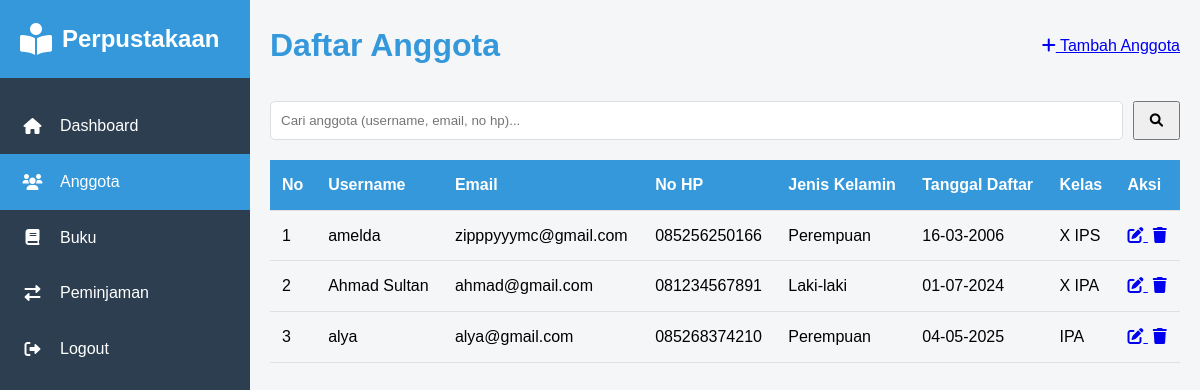
The page /modul/anggota/daftar.php (signed in) on the database its author committed.
### tables this page shows
CREATE TABLE `anggota` (
  `id_anggota` int(11) NOT NULL,
  `username` varchar(100) DEFAULT NULL,
  `email` varchar(100) DEFAULT NULL,
  `password` text DEFAULT NULL,
  `alamat` text DEFAULT NULL,
  `no_hp` varchar(100) DEFAULT NULL,
  `tanggal_daftar` date DEFAULT NULL,
  `jenis_kelamin` tinyint(1) DEFAULT NULL,
  `kelas` varchar(100) DEFAULT NULL,
  `ttl` varchar(255) DEFAULT NULL,
  `hobi` text DEFAULT NULL
);

### modul/anggota/daftar.php (the view, shortened to what this page needs)
<?php
require_once '../../config/koneksi.php';
require_once '../../includes/layout.php';
$search = isset($_GET['search']) ? mysqli_real_escape_string($koneksi, $_GET['search']) : '';
$limit = 10;
$page = isset($_GET['page']) ? (int)$_GET['page'] : 1;
$start = ($page > 1) ? ($page * $limit) - $limit : 0;
$query = "SELECT * FROM anggota
          WHERE username LIKE '%$search%' OR
                email LIKE '%$search%' OR
                no_hp LIKE '%$search%'
          LIMIT $start, $limit";
$result = mysqli_query($koneksi, $query);
?>
<div class="page-header">
    <h1>Daftar Anggota</h1>
    <div>
        <a href="tambah.php" class="btn">
            <i class="fas fa-plus"></i> Tambah Anggota
        </a>
    </div>
</div>
<div class="card">
    <form method="get" class="search-form" style="margin-bottom: 20px; display: flex;">
        <input
            type="text"
            name="search"
            placeholder="Cari anggota (username, email, no hp)..."
            value="<?php echo htmlspecialchars($search); ?>"
            style="flex-grow: 1; padding: 10px; margin-right: 10px; border: 1px solid #ddd; border-radius: 5px;"
        >
        <button type="submit" class="btn" style="padding: 10px 15px;">
            <i class="fas fa-search"></i>
        </button>
    </form>
    <div class="table-responsive">
        <table>
            <thead>
                <tr>
                    <th>No</th>
                    <th>Username</th>
                    <th>Email</th>
                    <th>No HP</th>
                    <th>Jenis Kelamin</th>
                    <th>Tanggal Daftar</th>
                    <th>Kelas</th>
                    <th>Aksi</th>
                </tr>
            </thead>
            <tbody>
                <?php
                $no = $start + 1;
                while ($row = mysqli_fetch_assoc($result)) :
                ?>
                    <tr>
                        <td><?php echo $no++; ?></td>
                        <td><?php echo htmlspecialchars($row['username']); ?></td>
                        <td><?php echo htmlspecialchars($row['email']); ?></td>
                        <td><?php echo htmlspecialchars($row['no_hp']); ?></td>
                        <td><?php
                            echo $row['jenis_kelamin'] == 1 ? 'Laki-laki' : 'Perempuan';
                        ?></td>
                        <td><?php echo date('d-m-Y', strtotime($row['tanggal_daftar'])); ?></td>
                        <td><?php echo htmlspecialchars($row['kelas']); ?></td>
                        <td>
                            <a href="edit.php?id=<?php echo $row['id_anggota']; ?>" class="btn" style="margin-right: 5px;">
                                <i class="fas fa-edit"></i>
                            </a>
                            <a href="hapus.php?id=<?php echo $row['id_anggota']; ?>"
                               class="btn btn-danger"
                               onclick="return confirm('Apakah Anda yakin ingin menghapus anggota ini?');">
                                <i class="fas fa-trash"></i>
                            </a>
                        </td>
                    </tr>
                <?php endwhile; ?>
            </tbody>
        </table>
    </div>
</div>

### includes/layout.php (style rules this page uses)
:root { --primary-color: #3498db; --secondary-color: #2ecc71; --background-color: #f4f6f7; --sidebar-color: #2c3e50; --text-color: #333; --white: #ffffff; --hover-color: #2980b9; }
* { margin: 0; padding: 0; box-sizing: border-box; }
body { font-family: 'Arial', sans-serif; line-height: 1.6; background-color: var(--background-color); display: flex; min-height: 100vh; }
.page-header { display: flex; justify-content: space-between; align-items: center; margin-bottom: 30px; }
.page-header h1 { color: var(--primary-color); }
table { width: 100%; border-collapse: collapse; }
table thead { background-color: var(--primary-color); color: var(--white); }
table th, table td { padding: 12px; text-align: left; border-bottom: 1px solid #e0e0e0; }

### rows shown on the page
anggota: username "amelda", email "zipppyyymc@gmail.com", no_hp "085256250166", jenis_kelamin "Perempuan", tanggal_daftar "16-03-2006", kelas "X IPS"
anggota: username "Ahmad Sultan", email "ahmad@gmail.com", no_hp "081234567891", jenis_kelamin "Laki-laki", tanggal_daftar "01-07-2024", kelas "X IPA"
anggota: username "alya", email "alya@gmail.com", no_hp "085268374210", jenis_kelamin "Perempuan", tanggal_daftar "04-05-2025", kelas "IPA"
